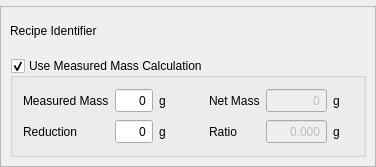
            <widget class="QFrame" name="frame_recipes_tables">
             <property name="frameShape">
              <enum>QFrame::NoFrame</enum>
             </property>
             <property name="frameShadow">
              <enum>QFrame::Plain</enum>
             </property>
             <property name="lineWidth">
              <number>0</number>
             </property>
             <layout class="QVBoxLayout" name="verticalLayout_frame_recipes_tables">
              <property name="spacing">
               <number>6</number>
              </property>
              <property name="leftMargin">
               <number>0</number>
              </property>
              <property name="topMargin">
               <number>0</number>
              </property>
              <property name="rightMargin">
               <number>0</number>
              </property>
              <property name="bottomMargin">
               <number>0</number>
              </property>
              <item>
               <widget class="QFrame" name="frame_recipe_data_table">
                <property name="sizePolicy">
                 <sizepolicy hsizetype="Expanding" vsizetype="Expanding">
                  <horstretch>0</horstretch>
                  <verstretch>0</verstretch>
                 </sizepolicy>
                </property>
                <property name="minimumSize">
                 <size>
                  <width>0</width>
                  <height>0</height>
                 </size>
                </property>
                <property name="baseSize">
                 <size>
                  <width>0</width>
                  <height>0</height>
                 </size>
                </property>
                <property name="frameShape">
                 <enum>QFrame::NoFrame</enum>
                </property>
                <property name="frameShadow">
                 <enum>QFrame::Plain</enum>
                </property>
                <property name="lineWidth">
                 <number>0</number>
                </property>
                <layout class="QVBoxLayout" name="verticalLayout_frame_recipe_data_table">
                 <property name="spacing">
                  <number>0</number>
                 </property>
                 <property name="leftMargin">
                  <number>0</number>
                 </property>
                 <property name="topMargin">
                  <number>0</number>
                 </property>
                 <property name="rightMargin">
                  <number>0</number>
                 </property>
                 <property name="bottomMargin">
                  <number>0</number>
                 </property>
                </layout>
               </widget>
              </item>
              <item>
               <widget class="QFrame" name="frame_recipe_details">
                <property name="sizePolicy">
                 <sizepolicy hsizetype="Expanding" vsizetype="Expanding">
                  <horstretch>0</horstretch>
                  <verstretch>0</verstretch>
                 </sizepolicy>
                </property>
                <property name="frameShape">
                 <enum>QFrame::StyledPanel</enum>
                </property>
                <property name="frameShadow">
                 <enum>QFrame::Raised</enum>
                </property>
                <property name="lineWidth">
                 <number>1</number>
                </property>
                <layout class="QVBoxLayout" name="verticalLayout_2">
                 <item>
                  <widget class="QLabel" name="label_selected_recipe_identifier">
                   <property name="minimumSize">
                    <size>
                     <width>0</width>
                     <height>30</height>
                    </size>
                   </property>
                   <property name="maximumSize">
                    <size>
                     <width>16777215</width>
                     <height>30</height>
                    </size>
                   </property>
                   <property name="text">
                    <string>Recipe Identifier</string>
                   </property>
                  </widget>
                 </item>
                 <item>
                  <widget class="QFrame" name="frame_recipe_description">
                   <property name="frameShape">
                    <enum>QFrame::NoFrame</enum>
                   </property>
                   <property name="frameShadow">
                    <enum>QFrame::Plain</enum>
                   </property>
                   <property name="lineWidth">
                    <number>0</number>
                   </property>
                   <layout class="QVBoxLayout" name="verticalLayout_frame_recipe_description">
                    <property name="spacing">
                     <number>0</number>
                    </property>
                    <property name="leftMargin">
                     <number>0</number>
                    </property>
                    <property name="topMargin">
                     <number>0</number>
                    </property>
                    <property name="rightMargin">
                     <number>0</number>
                    </property>
                    <property name="bottomMargin">
                     <number>0</number>
                    </property>
                   </layout>
                  </widget>
                 </item>
                 <item>
                  <widget class="QGroupBox" name="groupBox_measured_mass">
                   <property name="minimumSize">
                    <size>
                     <width>0</width>
                     <height>0</height>
                    </size>
                   </property>
                   <property name="title">
                    <string>Use Measured Mass Calculation</string>
                   </property>
                   <property name="checkable">
                    <bool>true</bool>
                   </property>
                   <layout class="QVBoxLayout" name="verticalLayout_groupbox_mass_inputs">
                    <property name="spacing">
                     <number>0</number>
                    </property>
                    <property name="leftMargin">
                     <number>0</number>
                    </property>
                    <property name="topMargin">
                     <number>10</number>
                    </property>
                    <property name="rightMargin">
                     <number>0</number>
                    </property>
                    <property name="bottomMargin">
                     <number>10</number>
                    </property>
                    <item alignment="Qt::AlignLeft|Qt::AlignTop">
                     <widget class="QFrame" name="frame_measured_mass_inputs">
                      <property name="frameShape">
                       <enum>QFrame::NoFrame</enum>
                      </property>
                      <property name="frameShadow">
                       <enum>QFrame::Plain</enum>
                      </property>
                      <property name="lineWidth">
                       <number>0</number>
                      </property>
                      <layout class="QHBoxLayout" name="horizontalLayout_3">
                       <property name="spacing">
                        <number>20</number>
                       </property>
                       <property name="leftMargin">
                        <number>10</number>
                       </property>
                       <property name="topMargin">
                        <number>0</number>
                       </property>
                       <property name="rightMargin">
                        <number>0</number>
                       </property>
                       <property name="bottomMargin">
                        <number>0</number>
                       </property>
                       <item>
                        <widget class="QFrame" name="frame_net_mass_inputs">
                         <property name="frameShape">
                          <enum>QFrame::NoFrame</enum>
                         </property>
                         <property name="frameShadow">
                          <enum>QFrame::Plain</enum>
                         </property>
                         <property name="lineWidth">
                          <number>0</number>
                         </property>
                         <layout class="QGridLayout" name="gridLayout">
                          <property name="leftMargin">
                           <number>0</number>
                          </property>
                          <property name="topMargin">
                           <number>0</number>
                          </property>
                          <property name="rightMargin">
                           <number>0</number>
                          </property>
                          <property name="bottomMargin">
                           <number>0</number>
                          </property>
                          <property name="spacing">
                           <number>6</number>
                          </property>
                          <item row="0" column="1">
                           <widget class="QDoubleSpinBox" name="doubleSpinBox_recipe_measured_mass">
                            <property name="minimumSize">
                             <size>
                              <width>0</width>
                              <height>25</height>
                             </size>
                            </property>
                            <property name="maximumSize">
                             <size>
                              <width>100</width>
                              <height>25</height>
                             </size>
                            </property>
                            <property name="alignment">
                             <set>Qt::AlignRight|Qt::AlignTrailing|Qt::AlignVCenter</set>
                            </property>
                            <property name="buttonSymbols">
                             <enum>QAbstractSpinBox::NoButtons</enum>
                            </property>
                            <property name="decimals">
                             <number>0</number>
                            </property>
                            <property name="maximum">
                             <double>9999.000000000000000</double>
                            </property>
                            <property name="singleStep">
                             <double>0.000000000000000</double>
                            </property>
                           </widget>
                          </item>
                          <item row="0" column="0">
                           <widget class="QLabel" name="label_measured_mass">
                            <property name="minimumSize">
                             <size>
                              <width>0</width>
                              <height>25</height>
                             </size>
                            </property>
                            <property name="maximumSize">
                             <size>
                              <width>120</width>
                              <height>25</height>
                             </size>
                            </property>
                            <property name="text">
                             <string>Measured Mass</string>
                            </property>
                           </widget>
                          </item>
                          <item row="1" column="0">
                           <widget class="QLabel" name="label_mass_reduction">
                            <property name="minimumSize">
                             <size>
                              <width>0</width>
                              <height>25</height>
                             </size>
                            </property>
                            <property name="maximumSize">
                             <size>
                              <width>120</width>
                              <height>25</height>
                             </size>
                            </property>
                            <property name="text">
                             <string>Reduction</string>
                            </property>
                           </widget>
                          </item>
                          <item row="1" column="1">
                           <widget class="QDoubleSpinBox" name="doubleSpinBox_mass_reduction">
                            <property name="minimumSize">
                             <size>
                              <width>0</width>
                              <height>25</height>
                             </size>
                            </property>
                            <property name="maximumSize">
                             <size>
                              <width>100</width>
                              <height>25</height>
                             </size>
                            </property>
                            <property name="alignment">
                             <set>Qt::AlignRight|Qt::AlignTrailing|Qt::AlignVCenter</set>
                            </property>
                            <property name="buttonSymbols">
                             <enum>QAbstractSpinBox::NoButtons</enum>
                            </property>
                            <property name="decimals">
                             <number>0</number>
                            </property>
                            <property name="maximum">
                             <double>9999.000000000000000</double>
                            </property>
                            <property name="singleStep">
                             <double>0.000000000000000</double>
                            </property>
                           </widget>
                          </item>
                          <item row="1" column="2">
                           <widget class="QLabel" name="label_mass_reduction_unit">
                            <property name="minimumSize">
                             <size>
                              <width>30</width>
                              <height>25</height>
                             </size>
                            </property>
                            <property name="maximumSize">
                             <size>
                              <width>30</width>
                              <height>25</height>
                             </size>
                            </property>
                            <property name="text">
                             <string>g</string>
                            </property>
                           </widget>
                          </item>
                          <item row="0" column="2">
                           <widget class="QLabel" name="label_measured_mass_unit">
                            <property name="minimumSize">
                             <size>
                              <width>30</width>
                              <height>25</height>
                             </size>
                            </property>
                            <property name="maximumSize">
                             <size>
                              <width>30</width>
                              <height>25</height>
                             </size>
                            </property>
                            <property name="text">
                             <string>g</string>
                            </property>
                           </widget>
                          </item>
                         </layout>
                        </widget>
                       </item>
                       <item>
                        <widget class="QFrame" name="frame_net_amount_summary">
                         <property name="frameShape">
                          <enum>QFrame::NoFrame</enum>
                         </property>
                         <property name="frameShadow">
                          <enum>QFrame::Plain</enum>
                         </property>
                         <property name="lineWidth">
                          <number>0</number>
                         </property>
                         <layout class="QGridLayout" name="gridLayout_4">
                          <property name="leftMargin">
                           <number>0</number>
                          </property>
                          <property name="topMargin">
                           <number>0</number>
                          </property>
                          <property name="rightMargin">
                           <number>0</number>
                          </property>
                          <property name="bottomMargin">
                           <number>0</number>
                          </property>
                          <item row="0" column="0">
                           <widget class="QLabel" name="label_mass_reduction_2">
                            <property name="minimumSize">
                             <size>
                              <width>0</width>
                              <height>25</height>
                             </size>
                            </property>
                            <property name="maximumSize">
                             <size>
                              <width>120</width>
                              <height>25</height>
                             </size>
                            </property>
                            <property name="text">
                             <string>Net Mass</string>
                            </property>
                           </widget>
                          </item>
                          <item row="0" column="1">
                           <widget class="QDoubleSpinBox" name="doubleSpinBox_net_mass_total">
                            <property name="enabled">
                             <bool>false</bool>
                            </property>
                            <property name="minimumSize">
                             <size>
                              <width>0</width>
                              <height>25</height>
                             </size>
                            </property>
                            <property name="maximumSize">
                             <size>
                              <width>100</width>
                              <height>25</height>
                             </size>
                            </property>
                            <property name="alignment">
                             <set>Qt::AlignRight|Qt::AlignTrailing|Qt::AlignVCenter</set>
                            </property>
                            <property name="buttonSymbols">
                             <enum>QAbstractSpinBox::NoButtons</enum>
                            </property>
                            <property name="decimals">
                             <number>0</number>
                            </property>
                            <property name="maximum">
                             <double>9999.000000000000000</double>
                            </property>
                            <property name="singleStep">
                             <double>0.000000000000000</double>
                            </property>
                           </widget>
                          </item>
                          <item row="0" column="2">
                           <widget class="QLabel" name="label_mass_reduction_unit_2">
                            <property name="minimumSize">
                             <size>
                              <width>30</width>
                              <height>25</height>
                             </size>
                            </property>
                            <property name="maximumSize">
                             <size>
                              <width>30</width>
                              <height>25</height>
                             </size>
                            </property>
                            <property name="text">
                             <string>g</string>
                            </property>
                           </widget>
                          </item>
                          <item row="1" column="0">
                           <widget class="QLabel" name="label_mass_reduction_3">
                            <property name="minimumSize">
                             <size>
                              <width>0</width>
                              <height>25</height>
                             </size>
                            </property>
                            <property name="maximumSize">
                             <size>
                              <width>120</width>
                              <height>25</height>
                             </size>
                            </property>
                            <property name="text">
                             <string>Ratio</string>
                            </property>
                           </widget>
                          </item>
                          <item row="1" column="1">
                           <widget class="QDoubleSpinBox" name="doubleSpinBox_mass_ratio">
                            <property name="enabled">
                             <bool>false</bool>
                            </property>
                            <property name="minimumSize">
                             <size>
                              <width>0</width>
                              <height>25</height>
                             </size>
                            </property>
                            <property name="maximumSize">
                             <size>
                              <width>100</width>
                              <height>25</height>
                             </size>
                            </property>
                            <property name="alignment">
                             <set>Qt::AlignRight|Qt::AlignTrailing|Qt::AlignVCenter</set>
                            </property>
                            <property name="buttonSymbols">
                             <enum>QAbstractSpinBox::NoButtons</enum>
                            </property>
                            <property name="decimals">
                             <number>3</number>
                            </property>
                            <property name="maximum">
                             <double>9999.000000000000000</double>
                            </property>
                            <property name="singleStep">
                             <double>0.000000000000000</double>
                            </property>
                           </widget>
                          </item>
                          <item row="1" column="2">
                           <widget class="QLabel" name="label_mass_reduction_unit_3">
                            <property name="minimumSize">
                             <size>
                              <width>30</width>
                              <height>25</height>
                             </size>
                            </property>
                            <property name="maximumSize">
                             <size>
                              <width>30</width>
                              <height>25</height>
                             </size>
                            </property>
                            <property name="text">
                             <string>g</string>
                            </property>
                           </widget>
                          </item>
                         </layout>
                        </widget>
                       </item>
                      </layout>
                     </widget>
                    </item>
                   </layout>
                  </widget>
                 </item>
                </layout>
               </widget>
              </item>
             </layout>
            </widget>
